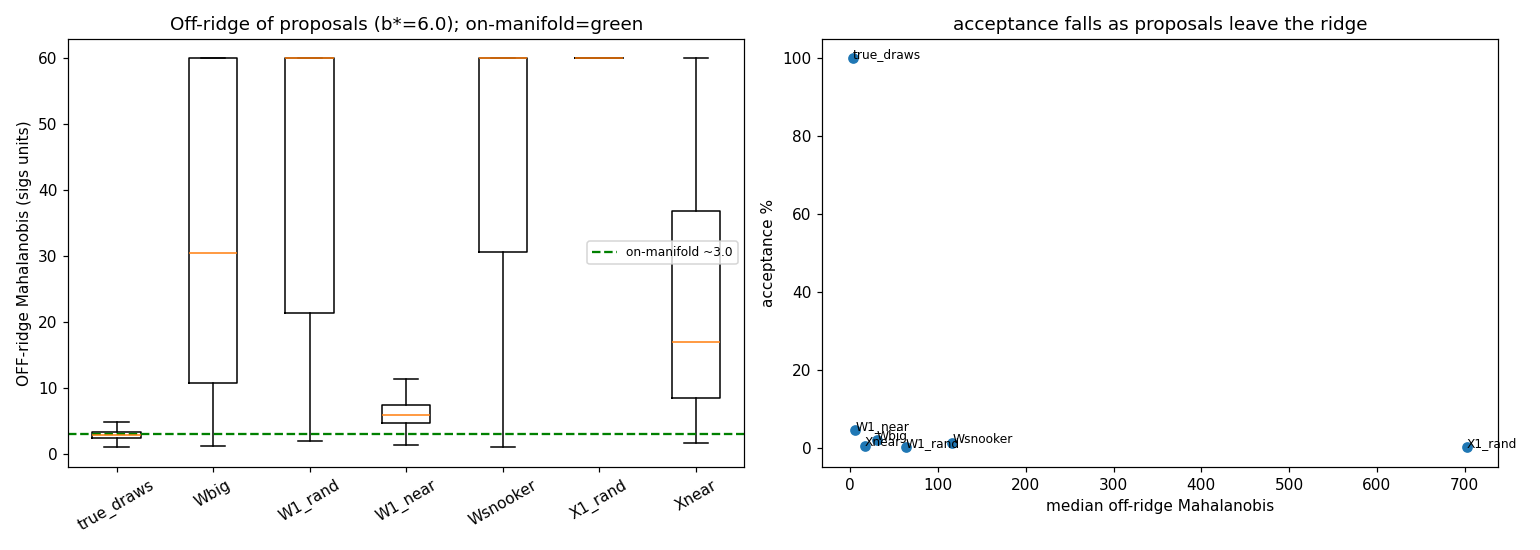

Recreate this plot in Python.
"""DECISIVE GEOMETRIC DIAGNOSTIC (plots before metrics): does a straight-chord
affine move land OFF the curved ridge, and does the gamma=1 NEAR-teleport escape?

This needs NO MCLMC -- it is pure proposal geometry + target density. It is the
cheapest test of the standing hypothesis ("every affine variant inherits the
chord-off-ridge failure").

PRE-REGISTRATION (method discipline)
------------------------------------
Cause hypothesis: the carousel's low within-mode DE acceptance is because a
proposal built from a STRAIGHT chord (z_a - z_b) between two on-ridge points lands
off the CURVED ridge. On the curved testbed, on-manifold points have off-ridge
Mahalanobis ~ sqrt(D-1) ~ 3.0; a chord proposal should land much further off.

Predictions (direction + magnitude), at b calibrated so gamma_big within-mode
single-step acceptance ~ 0.5-1.5% (carousel ~0.6%):
  P1  gamma_big within-mode   : off-ridge >> 3  (predict ~7-15), accept ~1%.
  P2  gamma=1 random-partner  : off-ridge EVEN larger (bigger chord), accept lower.
  P3  gamma=1 NEAR-teleport   : if it lands near an on-manifold chain a, off-ridge
        ~ O(3) and acceptance HIGH; this is the curvature-robust candidate.
        BUT the residual (z_i - z_b*) is a within-mode chord; if the nearest
        neighbour b* is not close, off-ridge stays large. We MEASURE which.
  P4  snooker cross-mode      : straight line through anchor -> off-ridge large for
        a curved target; accept low.

Falsifier of the whole curvature story: if gamma_big within-mode off-ridge ~ 3
(on-manifold) AND acceptance is high, curvature is NOT the killer and the testbed
is mis-calibrated (Gate-1 would also fail).

Primary output is the PLOT (off-ridge distributions + accept vs off-ridge); the
numbers are supportive. All verdicts PROPOSED / UNCERTIFIED.
"""
import os, sys, json
import numpy as np
import jax, jax.numpy as jnp
jax.config.update("jax_enable_x64", True)
import matplotlib; matplotlib.use("Agg")
import matplotlib.pyplot as plt

HERE = os.path.dirname(os.path.abspath(__file__))
sys.path.insert(0, HERE)
from curved_testbed import CurvedTarget

SEED = 20260627
D = 10
NPAIR = 4000          # proposals per move type for statistics


def logp_batch(t, Y):
    """vectorized logp over (N,D) -> (N,)."""
    return np.asarray(jax.vmap(t.logp)(jnp.asarray(Y)))


def accept_rate(t, Z_cur, Z_prop, log_jac=None):
    lc = logp_batch(t, Z_cur); lp = logp_batch(t, Z_prop)
    dl = lp - lc
    if log_jac is not None:
        dl = dl + log_jac
    a = np.minimum(1.0, np.exp(np.clip(dl, -700, 50)))
    return float(a.mean()), dl


# ---------------- move proposal generators (numpy) ---------------------------
def gen_chord(Z_cur, pool, gamma, rng, near=False):
    """z' = z_i + gamma*(z_a - z_b). pool: complement positions (P,D).
    near=True picks b = nearest pool point to z_i (the near-teleport)."""
    N = Z_cur.shape[0]; P = pool.shape[0]
    a = rng.integers(0, P, N)
    if near:
        d2 = ((Z_cur[:, None, :] - pool[None, :, :]) ** 2).sum(-1)   # (N,P)
        b = d2.argmin(1)
    else:
        b = rng.integers(0, P - 1, N); b = np.where(b >= a, b + 1, b)
    return Z_cur + gamma * (pool[a] - pool[b]), a, b


def gen_snooker(Z_cur, pool, rng):
    """DREAM/ter-Braak&Vrugt snooker: anchor c, project (z_a-z_b) onto line (z_i-z_c),
    z' = z_i + gamma_s*zp ; returns z', log-jacobian (d-1)*log(||z'-z_c||/||z_i-z_c||)."""
    N = Z_cur.shape[0]; P = pool.shape[0]; D = Z_cur.shape[1]
    out = np.empty_like(Z_cur); logj = np.empty(N)
    for i in range(N):
        idx = rng.choice(P, 3, replace=False)
        za, zb, zc = pool[idx[0]], pool[idx[1]], pool[idx[2]]
        F = Z_cur[i] - zc
        FF = max(float(F @ F), 1e-300)
        zp = F * (((za - zb) @ F) / FF)
        gs = 1.2 + rng.random()
        zprop = Z_cur[i] + gs * zp
        XpZ = np.linalg.norm(zprop - zc) + 1e-300
        XZ = np.linalg.norm(Z_cur[i] - zc) + 1e-300
        out[i] = zprop; logj[i] = (D - 1) * np.log(XpZ / XZ)
    return out, logj


# =============================================================================
def main():
    rng = np.random.default_rng(SEED)
    store = {}

    # ---- GATE-1 calibration: sweep curvature b -> within-mode gamma_big accept
    g_big = 2.38 / np.sqrt(2 * D)
    print(f"gamma_big = {g_big:.4f}  (D={D})")
    print("\n[GATE-1 calib] within-mode (mode=plus) single-step gamma_big acceptance vs b:")
    b_grid = [0.0, 0.8, 1.5, 2.1, 3.0, 4.0, 6.0]
    calib = []
    for b in b_grid:
        t = CurvedTarget(D=D, b=b)
        Zc = t.exact_draws_mode(NPAIR, 0, rng)          # current (in-mode)
        pool = t.exact_draws_mode(64, 0, rng)           # in-mode complement
        Zp, _, _ = gen_chord(Zc, pool, g_big, rng)
        acc, _ = accept_rate(t, Zc, Zp)
        _, offc = t.offridge_decomp(Zc); _, offp = t.offridge_decomp(Zp)
        calib.append((b, acc, float(np.median(offp))))
        print(f"   b={b:4.1f}  accept={acc*100:6.3f}%   median off-ridge(prop)={np.median(offp):5.1f}"
              f"  (on-manifold ~{np.sqrt(D-1):.1f})")
    store["calib_b"] = np.array([c[0] for c in calib])
    store["calib_acc"] = np.array([c[1] for c in calib])
    store["calib_off"] = np.array([c[2] for c in calib])

    # pick b* : smallest b with accept in [0.5%,1.5%]; else closest to 1%
    in_band = [c for c in calib if 0.005 <= c[1] <= 0.015]
    if in_band:
        b_star = in_band[0][0]
    else:
        b_star = min(calib, key=lambda c: abs(c[1] - 0.01))[0]
    print(f"\n[GATE-1] chosen b* = {b_star}  (target within-mode gamma_big accept 0.5-1.5%)")
    store["b_star"] = b_star

    # ---- full off-ridge decomposition at b* ---------------------------------
    t = CurvedTarget(D=D, b=b_star)
    # within-mode regime (mixing): everything in mode plus
    Zc_w = t.exact_draws_mode(NPAIR, 0, rng)
    pool_w = t.exact_draws_mode(64, 0, rng)
    # cross-mode regime (teleport): current in plus, want to reach minus.
    Zc_x = t.exact_draws_mode(NPAIR, 0, rng)
    pool_minus = t.exact_draws_mode(64, 1, rng)        # complement = minus chains
    pool_plus = t.exact_draws_mode(64, 0, rng)         # same-mode chains (for near b*)

    results = {}
    _, off_true = t.offridge_decomp(t.exact_draws_mode(NPAIR, 0, rng))
    results["true_draws"] = dict(off=off_true, acc=1.0, dl=np.zeros(NPAIR))

    # within-mode moves
    for name, gamma, near in [("Wbig", g_big, False), ("W1_rand", 1.0, False),
                              ("W1_near", 1.0, True)]:
        Zp, a, b = gen_chord(Zc_w, pool_w, gamma, rng, near=near)
        acc, dl = accept_rate(t, Zc_w, Zp)
        _, offp = t.offridge_decomp(Zp)
        results[name] = dict(off=offp, acc=acc, dl=dl)
        print(f"  [within] {name:8s} accept={acc*100:6.3f}%  median off-ridge={np.median(offp):5.1f}")
    # within-mode snooker (same-mode pool)
    Zp, logj = gen_snooker(Zc_w, pool_w, rng)
    acc, dl = accept_rate(t, Zc_w, Zp, log_jac=logj)
    _, offp = t.offridge_decomp(Zp)
    results["Wsnooker"] = dict(off=offp, acc=acc, dl=dl)
    print(f"  [within] {'Wsnooker':8s} accept={acc*100:6.3f}%  median off-ridge={np.median(offp):5.1f}")

    # cross-mode teleport moves (target mode = minus); off-ridge measured vs nearest mode
    # gamma=1 random: z_i + (z_a[minus] - z_b[?]); for a teleport we need z_b ~ z_i (plus).
    # random partner b from minus pool -> NOT a teleport; near uses b*=nearest plus chain.
    Zp_r, a, b = gen_chord(Zc_x, np.concatenate([pool_plus, pool_minus]), 1.0, rng)  # random over all
    acc, dl = accept_rate(t, Zc_x, Zp_r); _, offp = t.offridge_decomp(Zp_r)
    frac_minus = (t.classify(Zp_r) == 1).mean()
    results["X1_rand"] = dict(off=offp, acc=acc, dl=dl, frac_minus=float(frac_minus))
    print(f"  [cross ] {'X1_rand':8s} accept={acc*100:6.3f}%  median off-ridge={np.median(offp):5.1f}"
          f"  frac landing in minus={frac_minus:.2f}")

    # near-teleport cross-mode: a from MINUS pool (target mode), b = nearest PLUS chain to z_i
    a_idx = rng.integers(0, pool_minus.shape[0], NPAIR)
    d2 = ((Zc_x[:, None, :] - pool_plus[None, :, :]) ** 2).sum(-1)
    b_idx = d2.argmin(1)
    Zp_n = Zc_x + (pool_minus[a_idx] - pool_plus[b_idx])     # ~ z_a(minus) + (z_i - z_b*)(plus)
    acc, dl = accept_rate(t, Zc_x, Zp_n); _, offp = t.offridge_decomp(Zp_n)
    frac_minus = (t.classify(Zp_n) == 1).mean()
    # how close is the nearest same-mode neighbour? (residual chord magnitude)
    resid = np.sqrt(((Zc_x - pool_plus[b_idx]) ** 2).sum(1))
    results["Xnear"] = dict(off=offp, acc=acc, dl=dl, frac_minus=float(frac_minus))
    print(f"  [cross ] {'Xnear':8s} accept={acc*100:6.3f}%  median off-ridge={np.median(offp):5.1f}"
          f"  frac->minus={frac_minus:.2f}  median residual||z_i-z_b*||={np.median(resid):.2f}")
    store["xnear_resid_med"] = float(np.median(resid))

    # ---------- PLOT (primary) ----------
    fig, ax = plt.subplots(1, 2, figsize=(14, 5))
    order = ["true_draws", "Wbig", "W1_rand", "W1_near", "Wsnooker", "X1_rand", "Xnear"]
    data = [np.clip(results[k]["off"], 0, 60) for k in order]
    bp = ax[0].boxplot(data, labels=order, showfliers=False)
    ax[0].axhline(np.sqrt(D - 1), color="g", ls="--", label=f"on-manifold ~{np.sqrt(D-1):.1f}")
    ax[0].set_ylabel("OFF-ridge Mahalanobis (sigs units)")
    ax[0].set_title(f"Off-ridge of proposals (b*={b_star}); on-manifold=green")
    ax[0].legend(fontsize=8); ax[0].tick_params(axis='x', rotation=30)
    # accept vs median off-ridge
    accs = [results[k]["acc"] * 100 for k in order]
    offs = [np.median(results[k]["off"]) for k in order]
    ax[1].scatter(offs, accs)
    for k, x, y in zip(order, offs, accs):
        ax[1].annotate(k, (x, y), fontsize=8)
    ax[1].set_xlabel("median off-ridge Mahalanobis"); ax[1].set_ylabel("acceptance %")
    ax[1].set_title("acceptance falls as proposals leave the ridge")
    fig.tight_layout(); fig.savefig(os.path.join(HERE, "offridge_diag.png"), dpi=110); plt.close(fig)

    # calibration plot
    fig, ax = plt.subplots(1, 2, figsize=(11, 4.3))
    ax[0].plot(store["calib_b"], store["calib_acc"] * 100, "o-")
    ax[0].axhspan(0.5, 1.5, color="g", alpha=0.2, label="target 0.5-1.5%")
    ax[0].axvline(b_star, color="r", ls=":"); ax[0].set_xlabel("curvature b"); ax[0].set_ylabel("within-mode gamma_big accept %")
    ax[0].set_title("GATE-1 calibration"); ax[0].legend(fontsize=8); ax[0].set_yscale("log")
    ax[1].plot(store["calib_b"], store["calib_off"], "s-", color="C2")
    ax[1].axhline(np.sqrt(D - 1), color="g", ls="--"); ax[1].set_xlabel("curvature b")
    ax[1].set_ylabel("median off-ridge of proposal"); ax[1].set_title("chord lands further off as b grows")
    fig.tight_layout(); fig.savefig(os.path.join(HERE, "offridge_calib.png"), dpi=110); plt.close(fig)

    # ---------- save ----------
    np.savez(os.path.join(HERE, "offridge_diag.npz"),
             **{k: np.asarray(v) for k, v in store.items()},
             **{f"off_{k}": results[k]["off"] for k in order},
             acc=np.array([results[k]["acc"] for k in order]),
             order=np.array(order))
    summ = {k: dict(acc_pct=results[k]["acc"] * 100,
                    off_median=float(np.median(results[k]["off"])),
                    off_p90=float(np.percentile(results[k]["off"], 90)))
            for k in order}
    summ["b_star"] = b_star; summ["on_manifold_offridge"] = float(np.sqrt(D - 1))
    with open(os.path.join(HERE, "offridge_diag.json"), "w") as f:
        json.dump(summ, f, indent=2, default=float)
    print("\nsaved offridge_diag.png / offridge_calib.png / .npz / .json")
    print(json.dumps(summ, indent=2, default=lambda o: float(o)))


if __name__ == "__main__":
    main()
